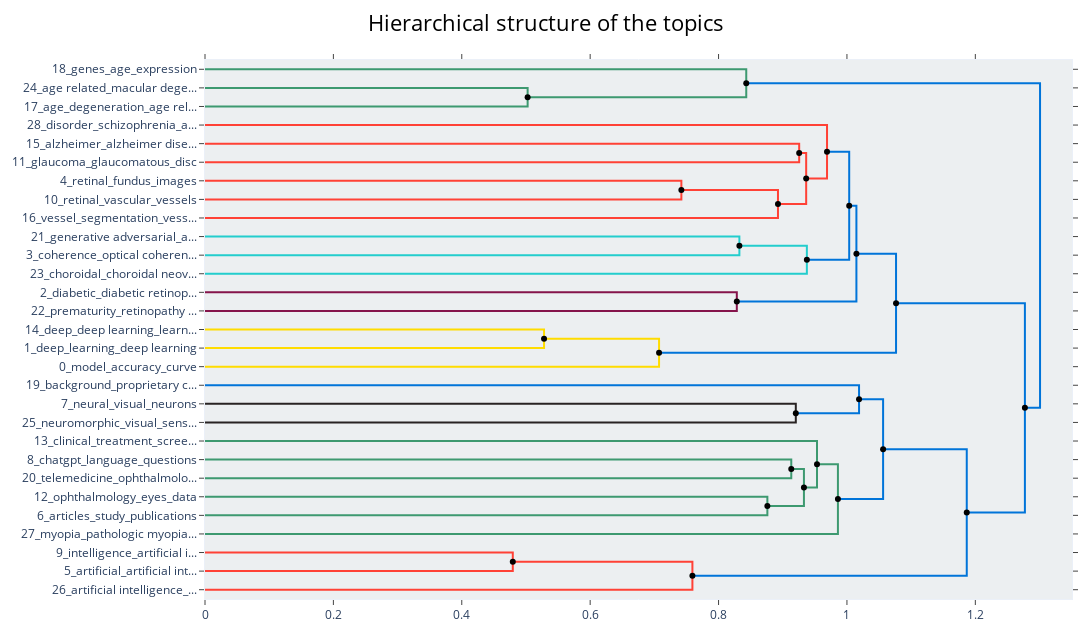

Write notebook code for a chart like this one.
### Markdown cell above
* A ward linkage function is used to perform the hierarchical clustering based on the cosine distance matrix between topic embeddings.

### Code cell
fig = topic_model.visualize_hierarchy(
    # 'str' the orientation of the figure. Either 'left' or 'bottom'.
    orientation='left',

    # 'list[int]' a selection of topics to visualize.
    topics=None,

    # 'int' only select the top n most frequent topics to visualize.
    top_n_topics=None,

    # 'pd.DataFrame' a dataframe that contains a hierarchy of topics represented by their
    # parents and their children.
    # NOTE: The hierarchical topic names are only visualized if both 'topics' and 'top_n_topics' are not set.
    hierarchical_topics=hierarchical_topics,

    # Whether to use custom topic labels that were defined using 'topic_model.set_topic_labels'.
    custom_labels=False,

    width=1200,
    height=1000,
)

fig.update_layout(
    # Adjust left, right, top, bottom margin of the overall figure.
    margin=dict(l=20, r=20, t=60, b=20),

    title={
        'text': "Hierarchical structure of the topics",
        'y':0.975,
        'x':0.5,
        'xanchor': 'center',
        'yanchor': 'top',
        'font': dict(
            size=22,
            color="#000000"
        )
    },
)

fig.show()

### Figure 1 — Plotly figure (JSON) as saved in the notebook; plotly's stock layout.template omitted (floating-point values rounded to 4 significant figures)
{"data": [{"hoverinfo": "text", "marker": {"color": "rgb(61,153,112)"}, "mode": "lines", "text": ["age related_macular degeneration_age related macular degeneration_related macular degeneration_age related macular", "", "", "age_degeneration_age related_age related macular degeneration_related macular degeneration"], "type": "scatter", "x": [0, 0.5026, 0.5026, 0], "xaxis": "x", "y": [-15, -15, -25, -25], "yaxis": "y"}, {"hoverinfo": "text", "marker": {"color": "rgb(61,153,112)"}, "mode": "lines", "text": ["genes_age_expression_gene_degeneration", "", "", "age related_degeneration_macular degeneration_age related macular degeneration_related macular degeneration"], "type": "scatter", "x": [0, 0.8431, 0.8431, 0.5026], "xaxis": "x", "y": [-5, -5, -20, -20], "yaxis": "y"}, {"hoverinfo": "text", "marker": {"color": "rgb(255,65,54)"}, "mode": "lines", "text": ["alzheimer_alzheimer disease_disease_retinal_brain", "", "", "glaucoma_glaucomatous_disc_glaucoma probability_eyes"], "type": "scatter", "x": [0, 0.9256, 0.9256, 0], "xaxis": "x", "y": [-45, -45, -55, -55], "yaxis": "y"}, {"hoverinfo": "text", "marker": {"color": "rgb(255,65,54)"}, "mode": "lines", "text": ["retinal_fundus_images_retina_image", "", "", "retinal_vascular_vessels_segmentation_vessel"], "type": "scatter", "x": [0, 0.7421, 0.7421, 0], "xaxis": "x", "y": [-65, -65, -75, -75], "yaxis": "y"}, {"hoverinfo": "text", "marker": {"color": "rgb(255,65,54)"}, "mode": "lines", "text": ["retinal_fundus_images_retina_image", "", "", "vessel_segmentation_vessels_vessel segmentation_blood"], "type": "scatter", "x": [0.7421, 0.8926, 0.8926, 0], "xaxis": "x", "y": [-70, -70, -85, -85], "yaxis": "y"}, {"hoverinfo": "text", "marker": {"color": "rgb(255,65,54)"}, "mode": "lines", "text": ["glaucoma_alzheimer_alzheimer disease_disease_retinal", "", "", "retinal_fundus_images_retina_vessel"], "type": "scatter", "x": [0.9256, 0.9365, 0.9365, 0.8926], "xaxis": "x", "y": [-50, -50, -77.5, -77.5], "yaxis": "y"}, {"hoverinfo": "text", "marker": {"color": "rgb(255,65,54)"}, "mode": "lines", "text": ["disorder_schizophrenia_autism_autism spectrum disorder_spectrum disorder", "", "", "retinal_glaucoma_fundus_images_disease"], "type": "scatter", "x": [0, 0.969, 0.969, 0.9365], "xaxis": "x", "y": [-35, -35, -63.75, -63.75], "yaxis": "y"}, {"hoverinfo": "text", "marker": {"color": "rgb(35,205,205)"}, "mode": "lines", "text": ["generative adversarial_adversarial_generative_adversarial network_generative adversarial network", "", "", "coherence_optical coherence_optical_coherence tomography_optical coherence tomography"], "type": "scatter", "x": [0, 0.8324, 0.8324, 0], "xaxis": "x", "y": [-95, -95, -105, -105], "yaxis": "y"}, {"hoverinfo": "text", "marker": {"color": "rgb(35,205,205)"}, "mode": "lines", "text": ["coherence_optical coherence_optical_coherence tomography_optical coherence tomography", "", "", "choroidal_choroidal neovascularization_choroidal vascular_neovascularization_vascular"], "type": "scatter", "x": [0.8324, 0.9376, 0.9376, 0], "xaxis": "x", "y": [-100, -100, -115, -115], "yaxis": "y"}, {"hoverinfo": "text", "marker": {"color": "rgb(0,116,217)"}, "mode": "lines", "text": ["retinal_fundus_glaucoma_images_disease", "", "", "coherence_optical coherence_optical_coherence tomography_optical coherence tomography"], "type": "scatter", "x": [0.969, 1.004, 1.004, 0.9376], "xaxis": "x", "y": [-49.38, -49.38, -107.5, -107.5], "yaxis": "y"}, {"hoverinfo": "text", "marker": {"color": "rgb(133,20,75)"}, "mode": "lines", "text": ["diabetic_diabetic retinopathy_retinopathy_diabetes_screening", "", "", "prematurity_retinopathy prematurity_retinopathy_plus_screening"], "type": "scatter", "x": [0, 0.8284, 0.8284, 0], "xaxis": "x", "y": [-125, -125, -135, -135], "yaxis": "y"}, {"hoverinfo": "text", "marker": {"color": "rgb(0,116,217)"}, "mode": "lines", "text": ["tomography_coherence_optical_optical coherence_coherence tomography", "", "", "diabetic_retinopathy_diabetic retinopathy_screening_diabetes"], "type": "scatter", "x": [1.004, 1.015, 1.015, 0.8284], "xaxis": "x", "y": [-78.44, -78.44, -130, -130], "yaxis": "y"}, {"hoverinfo": "text", "marker": {"color": "rgb(255,220,0)"}, "mode": "lines", "text": ["deep_deep learning_learning_medical_clinical", "", "", "deep_learning_deep learning_images_retinal"], "type": "scatter", "x": [0, 0.5281, 0.5281, 0], "xaxis": "x", "y": [-145, -145, -155, -155], "yaxis": "y"}, {"hoverinfo": "text", "marker": {"color": "rgb(255,220,0)"}, "mode": "lines", "text": ["deep_deep learning_learning_images_neural", "", "", "model_accuracy_curve_area_learning"], "type": "scatter", "x": [0.5281, 0.7073, 0.7073, 0], "xaxis": "x", "y": [-150, -150, -165, -165], "yaxis": "y"}, {"hoverinfo": "text", "marker": {"color": "rgb(0,116,217)"}, "mode": "lines", "text": ["diabetic_retinopathy_diabetic retinopathy_tomography_coherence", "", "", "deep_learning_deep learning_network_model"], "type": "scatter", "x": [1.015, 1.076, 1.076, 0.7073], "xaxis": "x", "y": [-104.2, -104.2, -157.5, -157.5], "yaxis": "y"}, {"hoverinfo": "text", "marker": {"color": "rgb(40,35,35)"}, "mode": "lines", "text": ["neural_visual_neurons_model_brain", "", "", "neuromorphic_visual_sensing_optoelectronic_computing"], "type": "scatter", "x": [0, 0.9203, 0.9203, 0], "xaxis": "x", "y": [-185, -185, -195, -195], "yaxis": "y"}, {"hoverinfo": "text", "marker": {"color": "rgb(0,116,217)"}, "mode": "lines", "text": ["background_proprietary commercial_disclosure_proprietary_commercial", "", "", "visual_neural_neurons_model_brain"], "type": "scatter", "x": [0, 1.019, 1.019, 0.9203], "xaxis": "x", "y": [-175, -175, -190, -190], "yaxis": "y"}, {"hoverinfo": "text", "marker": {"color": "rgb(61,153,112)"}, "mode": "lines", "text": ["chatgpt_language_questions_large language_gpt", "", "", "telemedicine_ophthalmology_teleophthalmology_care_services"], "type": "scatter", "x": [0, 0.9133, 0.9133, 0], "xaxis": "x", "y": [-215, -215, -225, -225], "yaxis": "y"}, {"hoverinfo": "text", "marker": {"color": "rgb(61,153,112)"}, "mode": "lines", "text": ["ophthalmology_eyes_data_included_ophthalmic", "", "", "articles_study_publications_search_review"], "type": "scatter", "x": [0, 0.876, 0.876, 0], "xaxis": "x", "y": [-235, -235, -245, -245], "yaxis": "y"}, {"hoverinfo": "text", "marker": {"color": "rgb(61,153,112)"}, "mode": "lines", "text": ["chatgpt_language_questions_ophthalmology_large language", "", "", "study_ophthalmology_articles_included_data"], "type": "scatter", "x": [0.9133, 0.933, 0.933, 0.876], "xaxis": "x", "y": [-220, -220, -240, -240], "yaxis": "y"}, {"hoverinfo": "text", "marker": {"color": "rgb(61,153,112)"}, "mode": "lines", "text": ["clinical_treatment_screening_patients_early", "", "", "chatgpt_ophthalmology_language_study_questions"], "type": "scatter", "x": [0, 0.9533, 0.9533, 0.933], "xaxis": "x", "y": [-205, -205, -230, -230], "yaxis": "y"}, {"hoverinfo": "text", "marker": {"color": "rgb(61,153,112)"}, "mode": "lines", "text": ["chatgpt_ophthalmology_study_language_questions", "", "", "myopia_pathologic myopia_pathologic_high myopia_myopia identification"], "type": "scatter", "x": [0.9533, 0.9859, 0.9859, 0], "xaxis": "x", "y": [-217.5, -217.5, -255, -255], "yaxis": "y"}, {"hoverinfo": "text", "marker": {"color": "rgb(0,116,217)"}, "mode": "lines", "text": ["visual_neural_neurons_model_brain", "", "", "chatgpt_ophthalmology_study_language_questions"], "type": "scatter", "x": [1.019, 1.056, 1.056, 0.9859], "xaxis": "x", "y": [-182.5, -182.5, -236.2, -236.2], "yaxis": "y"}, {"hoverinfo": "text", "marker": {"color": "rgb(255,65,54)"}, "mode": "lines", "text": ["intelligence_artificial intelligence_artificial_medicine_clinical", "", "", "artificial_artificial intelligence_intelligence_ophthalmology_ophthalmic"], "type": "scatter", "x": [0, 0.4795, 0.4795, 0], "xaxis": "x", "y": [-265, -265, -275, -275], "yaxis": "y"}, {"hoverinfo": "text", "marker": {"color": "rgb(255,65,54)"}, "mode": "lines", "text": ["artificial intelligence_intelligence_artificial_ophthalmology_clinical", "", "", "artificial intelligence_intelligence_artificial_development_science"], "type": "scatter", "x": [0.4795, 0.7593, 0.7593, 0], "xaxis": "x", "y": [-270, -270, -285, -285], "yaxis": "y"}, {"hoverinfo": "text", "marker": {"color": "rgb(0,116,217)"}, "mode": "lines", "text": ["chatgpt_ophthalmology_study_language_questions", "", "", "artificial intelligence_intelligence_artificial_ophthalmology_clinical"], "type": "scatter", "x": [1.056, 1.187, 1.187, 0.7593], "xaxis": "x", "y": [-209.4, -209.4, -277.5, -277.5], "yaxis": "y"}, {"hoverinfo": "text", "marker": {"color": "rgb(0,116,217)"}, "mode": "lines", "text": ["diabetic_learning_retinopathy_deep_diabetic retinopathy", "", "", "artificial_intelligence_artificial intelligence_ophthalmology_data"], "type": "scatter", "x": [1.076, 1.277, 1.277, 1.187], "xaxis": "x", "y": [-130.9, -130.9, -243.4, -243.4], "yaxis": "y"}, {"hoverinfo": "text", "marker": {"color": "rgb(0,116,217)"}, "mode": "lines", "text": ["age_degeneration_age related_macular degeneration_age related macular", "", "", "learning_diabetic_retinopathy_artificial_deep"], "type": "scatter", "x": [0.8431, 1.301, 1.301, 1.277], "xaxis": "x", "y": [-12.5, -12.5, -187.1, -187.1], "yaxis": "y"}, {"hoverinfo": "text", "hovertext": ["retinal_fundus_images_retina_image", "glaucoma_alzheimer_alzheimer disease_disease_retinal", "coherence_optical coherence_optical_coherence tomography_optical coherence tomography", "retinal_fundus_glaucoma_images_disease", "tomography_coherence_optical_optical coherence_coherence tomography", "deep_deep learning_learning_images_neural", "diabetic_retinopathy_diabetic retinopathy_tomography_coherence", "chatgpt_language_questions_ophthalmology_large language", "chatgpt_ophthalmology_study_language_questions", "visual_neural_neurons_model_brain", "artificial intelligence_intelligence_artificial_ophthalmology_clinical", "chatgpt_ophthalmology_study_language_questions", "diabetic_learning_retinopathy_deep_diabetic retinopathy", "age_degeneration_age related_macular degeneration_age related macular"], "marker": {"color": "black"}, "mode": "markers", "showlegend": false, "type": "scatter", "x": [0.7421, 0.9256, 0.8324, 0.969, 1.004, 0.5281, 1.015, 0.9133, 0.9533, 1.019, 0.4795, 1.056, 1.076, 0.8431], "y": [-70, -50, -100, -49.38, -78.44, -150, -104.2, -220, -217.5, -182.5, -270, -209.4, -130.9, -12.5]}, {"hoverinfo": "text", "hovertext": ["age related_degeneration_macular degeneration_age related macular degeneration_related macular degeneration", "retinal_fundus_images_retina_vessel", "retinal_glaucoma_fundus_images_disease", "coherence_optical coherence_optical_coherence tomography_optical coherence tomography", "diabetic_retinopathy_diabetic retinopathy_screening_diabetes", "deep_learning_deep learning_network_model", "visual_neural_neurons_model_brain", "study_ophthalmology_articles_included_data", "chatgpt_ophthalmology_language_study_questions", "chatgpt_ophthalmology_study_language_questions", "artificial intelligence_intelligence_artificial_ophthalmology_clinical", "artificial_intelligence_artificial intelligence_ophthalmology_data", "learning_diabetic_retinopathy_artificial_deep"], "marker": {"color": "black"}, "mode": "markers", "showlegend": false, "type": "scatter", "x": [0.5026, 0.8926, 0.9365, 0.9376, 0.8284, 0.7073, 0.9203, 0.876, 0.933, 0.9859, 0.7593, 1.187, 1.277], "y": [-20, -77.5, -63.75, -107.5, -130, -157.5, -190, -240, -230, -236.2, -277.5, -243.4, -187.1]}], "layout": {"autosize": false, "height": 635, "hoverlabel": {"bgcolor": "white", "font": {"family": "Rockwell", "size": 16}}, "hovermode": "closest", "margin": {"b": 20, "l": 20, "r": 20, "t": 60}, "plot_bgcolor": "#ECEFF1", "showlegend": false, "title": {"font": {"color": "#000000", "size": 22}, "text": "Hierarchical structure of the topics", "x": 0.5, "xanchor": "center", "y": 0.975, "yanchor": "top"}, "width": 1200, "xaxis": {"mirror": "allticks", "rangemode": "tozero", "showgrid": false, "showline": true, "showticklabels": true, "ticks": "outside", "type": "linear", "zeroline": false}, "yaxis": {"mirror": "allticks", "range": [-290, 0], "rangemode": "tozero", "showgrid": false, "showline": true, "showticklabels": true, "tickmode": "array", "ticks": "outside", "ticktext": ["18_genes_age_expression", "24_age related_macular dege...", "17_age_degeneration_age rel...", "28_disorder_schizophrenia_a...", "15_alzheimer_alzheimer dise...", "11_glaucoma_glaucomatous_disc", "4_retinal_fundus_images", "10_retinal_vascular_vessels", "16_vessel_segmentation_vess...", "21_generative adversarial_a...", "3_coherence_optical coheren...", "23_choroidal_choroidal neov...", "2_diabetic_diabetic retinop...", "22_prematurity_retinopathy ...", "14_deep_deep learning_learn...", "1_deep_learning_deep learning", "0_model_accuracy_curve", "19_background_proprietary c...", "7_neural_visual_neurons", "25_neuromorphic_visual_sens...", "13_clinical_treatment_scree...", "8_chatgpt_language_questions", "20_telemedicine_ophthalmolo...", "12_ophthalmology_eyes_data", "6_articles_study_publications", "27_myopia_pathologic myopia...", "9_intelligence_artificial i...", "5_artificial_artificial int...", "26_artificial intelligence_..."], "tickvals": [-5, -15, -25, -35, -45, -55, -65, -75, -85, -95, -105, -115, -125, -135, -145, -155, -165, -175, -185, -195, -205, -215, -225, -235, -245, -255, -265, -275, -285], "type": "linear", "zeroline": false}}}
